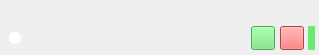
<?xml version="1.0" encoding="UTF-8"?>
<ui version="4.0">
 <class>overdueListItem</class>
 <widget class="QWidget" name="overdueListItem">
  <property name="geometry">
   <rect>
    <x>0</x>
    <y>0</y>
    <width>319</width>
    <height>55</height>
   </rect>
  </property>
  <property name="windowTitle">
   <string>Form</string>
  </property>
  <layout class="QVBoxLayout" name="verticalLayout">
   <property name="spacing">
    <number>2</number>
   </property>
   <property name="leftMargin">
    <number>6</number>
   </property>
   <property name="topMargin">
    <number>3</number>
   </property>
   <property name="rightMargin">
    <number>1</number>
   </property>
   <property name="bottomMargin">
    <number>5</number>
   </property>
   <item>
    <widget class="QLabel" name="dateLabel">
     <property name="font">
      <font>
       <family>Microsoft YaHei UI</family>
       <pointsize>9</pointsize>
      </font>
     </property>
     <property name="styleSheet">
      <string notr="true">color: rgb(255, 255, 255);</string>
     </property>
    </widget>
   </item>
   <item>
    <layout class="QHBoxLayout" name="horizontalLayout">
     <property name="spacing">
      <number>9</number>
     </property>
     <property name="leftMargin">
      <number>3</number>
     </property>
     <item>
      <widget class="QLabel" name="radiusLabel">
       <property name="minimumSize">
        <size>
         <width>12</width>
         <height>12</height>
        </size>
       </property>
       <property name="maximumSize">
        <size>
         <width>12</width>
         <height>12</height>
        </size>
       </property>
       <property name="styleSheet">
        <string notr="true">#radiusLabel{
	border-radius:6px;
	background:white;
}</string>
       </property>
       <property name="text">
        <string/>
       </property>
      </widget>
     </item>
     <item>
      <widget class="nameLabel" name="taskNameLabel">
       <property name="minimumSize">
        <size>
         <width>0</width>
         <height>0</height>
        </size>
       </property>
       <property name="font">
        <font>
         <family>Microsoft YaHei UI</family>
         <pointsize>12</pointsize>
        </font>
       </property>
      </widget>
     </item>
     <item>
      <widget class="QWidget" name="buttonWidget" native="true">
       <property name="maximumSize">
        <size>
         <width>70</width>
         <height>16777215</height>
        </size>
       </property>
       <property name="focusPolicy">
        <enum>Qt::NoFocus</enum>
       </property>
       <property name="styleSheet">
        <string notr="true">#buttonWidget&gt;QPushButton{
	border:none;
	border-radius:12px;
}</string>
       </property>
       <layout class="QHBoxLayout" name="horizontalLayout_2">
        <property name="spacing">
         <number>6</number>
        </property>
        <property name="leftMargin">
         <number>3</number>
        </property>
        <property name="topMargin">
         <number>0</number>
        </property>
        <property name="rightMargin">
         <number>3</number>
        </property>
        <property name="bottomMargin">
         <number>0</number>
        </property>
        <item>
         <widget class="QPushButton" name="startButton">
          <property name="minimumSize">
           <size>
            <width>24</width>
            <height>24</height>
           </size>
          </property>
          <property name="maximumSize">
           <size>
            <width>24</width>
            <height>24</height>
           </size>
          </property>
          <property name="styleSheet">
           <string notr="true">#startButton{
	background:#6CE872;
}

#startButton::pressed{
	background:#3c823f;
}
</string>
          </property>
          <property name="text">
           <string/>
          </property>
          <property name="icon">
           <iconset resource="../icon/icons.qrc">
            <normaloff>:/icon/play.png</normaloff>:/icon/play.png</iconset>
          </property>
          <property name="iconSize">
           <size>
            <width>12</width>
            <height>12</height>
           </size>
          </property>
         </widget>
        </item>
        <item>
         <widget class="QPushButton" name="deleteButton">
          <property name="minimumSize">
           <size>
            <width>24</width>
            <height>24</height>
           </size>
          </property>
          <property name="maximumSize">
           <size>
            <width>24</width>
            <height>24</height>
           </size>
          </property>
          <property name="styleSheet">
           <string notr="true">#deleteButton{
	background:#F95D5C;
}

#deleteButton::pressed{
	background:#aa3e3e;
}</string>
          </property>
          <property name="text">
           <string/>
          </property>
          <property name="icon">
           <iconset resource="../icon/icons.qrc">
            <normaloff>:/icon/delete_white.png</normaloff>:/icon/delete_white.png</iconset>
          </property>
          <property name="iconSize">
           <size>
            <width>12</width>
            <height>12</height>
           </size>
          </property>
         </widget>
        </item>
        <item>
         <widget class="QLabel" name="doingLabel">
          <property name="maximumSize">
           <size>
            <width>66</width>
            <height>24</height>
           </size>
          </property>
          <property name="styleSheet">
           <string notr="true">border:1px soild white;
border-radius:5px;
background:#6CE872;
color:white;</string>
          </property>
          <property name="text">
           <string/>
          </property>
          <property name="alignment">
           <set>Qt::AlignCenter</set>
          </property>
         </widget>
        </item>
       </layout>
      </widget>
     </item>
    </layout>
   </item>
  </layout>
 </widget>
 <customwidgets>
  <customwidget>
   <class>nameLabel</class>
   <extends>QLabel</extends>
   <header>namelabel.h</header>
  </customwidget>
 </customwidgets>
 <resources>
  <include location="../icon/icons.qrc"/>
 </resources>
 <connections/>
</ui>
